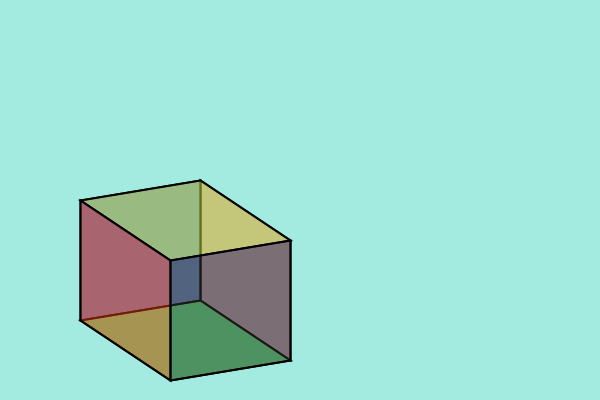
Frame 1 (no input)
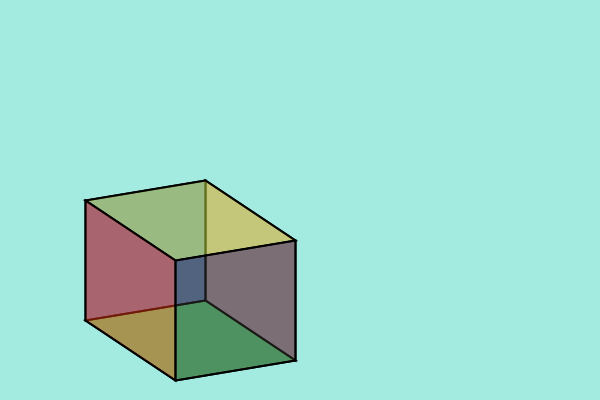
Frame 60 (the mouse pressed at the canvas centre just before this capture)
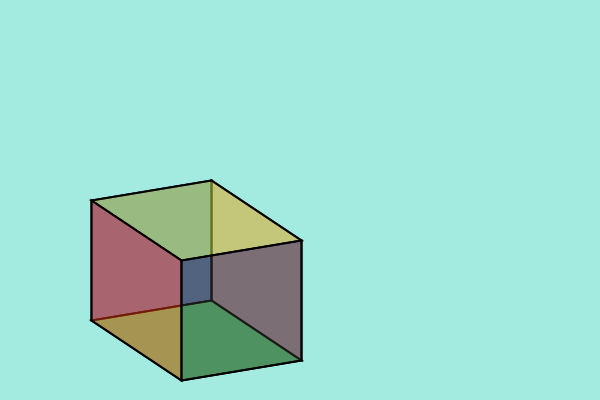
Frame 120 (the mouse held since frame 60 and released just before this capture)

The Processing sketch that drew these frames (run headless with seeded random() and noise(); from frame 60 on, the mouse is pressed at the canvas centre):

// Processing sketch: ColourQuad
// ── ColourQuad.pde
float topRightBackX = 80;
float topRightBackY = 200;
float topBackLeftX = 200;
float topBackLeftY = 180;
float topLeftFrontX = 290;
float topLeftFrontY = 240;
float topFrontRightX = 170;
float topFrontRightY = 260;
float bottomRightBackX = 80;
float bottomRightBackY = 320;
float bottomBackLeftX = 200;
float bottomBackLeftY = 300;
float bottomLeftFrontX = 290;
float bottomLeftFrontY = 360;
float bottomFrontRightX = 170;
float bottomFrontRightY = 380;

float speedValue = 0.1;

color leftFaceCol = color(209, 80, 119, 120);
color backFaceCol = color(33, 38, 155, 120);
color bottomFaceCol = color(27, 227, 39, 120);
color topFaceCol = color(210, 237, 60, 120);
color rightFaceCol = color(242, 55, 22, 120);
color frontFaceCol = color(57, 51, 50, 120);

float drawStartPosX;
float drawStartPosY;

boolean keyUP = false;
boolean keyDown = false;
boolean keyLeft = false;
boolean keyRight = false;

void setup() { //I'm executing the initial code to create my drawing. I needed the setup() function in order to have my draw() function work, later on
  size(600, 400); //Window viewport size
  background(#A3EAE0); //Color for sky

  rectMode(CORNERS); //Change the way we're defining the rectangles
  stroke(#000000); //Black outlines
  strokeWeight(2); //Width (weight) of the outlines
}

void draw() { //The draw function executes its code continuously
  background(#A3EAE0); //color for sky

  //The following quads indicate each face of the cube, with the fill being the coloration
  fill(leftFaceCol);
  quad(
    bottomBackLeftX, bottomBackLeftY, 
    bottomLeftFrontX, bottomLeftFrontY, 
    topLeftFrontX, topLeftFrontY, 
    topBackLeftX, topBackLeftY); //left face

  fill(backFaceCol);
  quad(bottomRightBackX, bottomRightBackY, 
    bottomBackLeftX, bottomBackLeftY, 
    topBackLeftX, topBackLeftY, 
    topRightBackX, topRightBackY); //back face

  fill(bottomFaceCol);
  quad(bottomRightBackX, bottomRightBackY, 
    bottomFrontRightX, bottomFrontRightY, 
    bottomLeftFrontX, bottomLeftFrontY, 
    bottomBackLeftX, bottomBackLeftY); //bottom face

  fill(topFaceCol);
  quad(topRightBackX, topRightBackY, 
    topFrontRightX, topFrontRightY, 
    topLeftFrontX, topLeftFrontY, 
    topBackLeftX, topBackLeftY); //top face

  fill(rightFaceCol);
  quad(bottomRightBackX, bottomRightBackY, 
    bottomFrontRightX, bottomFrontRightY, 
    topFrontRightX, topFrontRightY, 
    topRightBackX, topRightBackY); //right face

  fill(frontFaceCol);
  quad(bottomFrontRightX, bottomFrontRightY, 
    bottomLeftFrontX, bottomLeftFrontY, 
    topLeftFrontX, topLeftFrontY, 
    topFrontRightX, topFrontRightY); //front face

  //save("homework1.jpg"); //I'm using this to save the final image as a jpg file
  //I realize there's a 3D box() method, but I'm sticking with 2D primitives for the sake of the assignment

  //println(mouseX); //I'm using this to find the X coordinates for the vertices of my square
  //println(mouseY); //I'm using this to find the Y coordinates for the vertices of my square

  if (topRightBackX < 120) {
    topRightBackX = topRightBackX + speedValue;
  }

  if (bottomRightBackX > 200) {
    topRightBackX = topRightBackX + (speedValue * 3);
  }

  topBackLeftX = topBackLeftX + speedValue;
  topLeftFrontX = topLeftFrontX + speedValue;
  topFrontRightX = topFrontRightX + speedValue;
  bottomRightBackX = bottomRightBackX + speedValue;
  bottomBackLeftX = bottomBackLeftX + speedValue;
  bottomLeftFrontX = bottomLeftFrontX + speedValue;
  bottomFrontRightX = bottomFrontRightX + speedValue;

  if (keyUP == true) {
     topLeftFrontY = topLeftFrontY - 1; 
  }
  if (keyDown == true) {
     topLeftFrontY = topLeftFrontY + 1; 
  }
  if (keyLeft == true) {
     topLeftFrontX = topLeftFrontX - 1; 
  }
  if (keyRight == true) {
     topLeftFrontX = topLeftFrontX + 1; 
  }
}

void keyPressed() {
  if (keyCode == UP) {
    keyUP = true;
  }
  if (keyCode == DOWN) {
    keyDown = true;
  }
  if (keyCode == LEFT) {
    keyLeft = true;
  }
  if (keyCode == RIGHT) {
    keyRight = true;
  }
}

void keyReleased() {
  if (keyCode == UP) {
    keyUP = false;
  }
  if (keyCode == DOWN) {
    keyDown = false;
  }
  if (keyCode == LEFT) {
    keyLeft = false;
  }
  if (keyCode == RIGHT) {
    keyRight = false;
  }
}

void mousePressed() {
  drawStartPosX = mouseX;
  drawStartPosY = mouseY;
}

void mouseDragged() {
  noStroke();
  fill(50, 50, 50, 255);
  rect(drawStartPosX, drawStartPosY, mouseX, mouseY);
}
